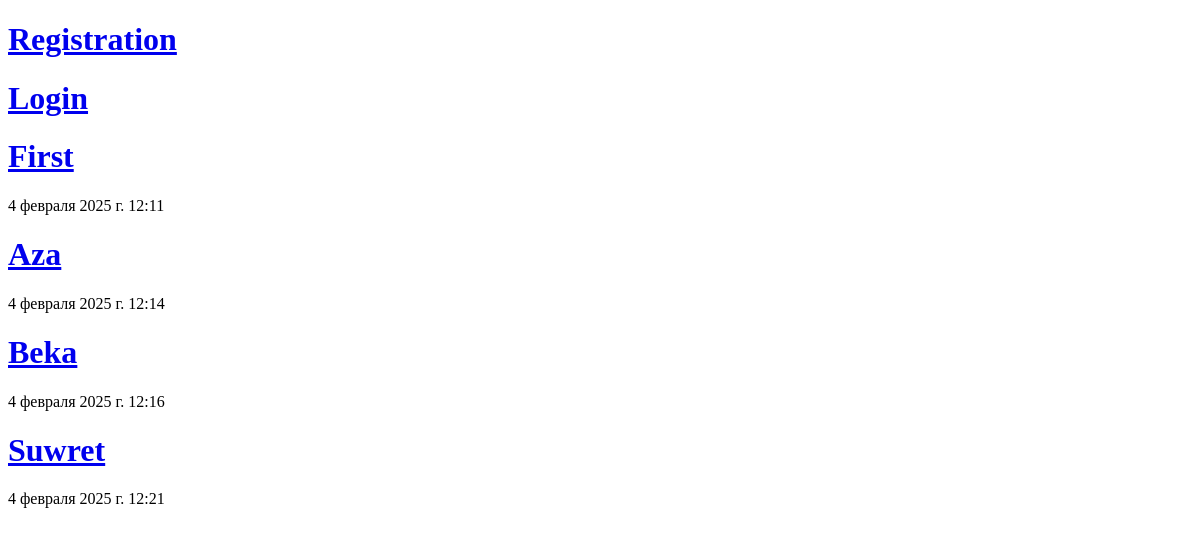
Before: / with the older database file.
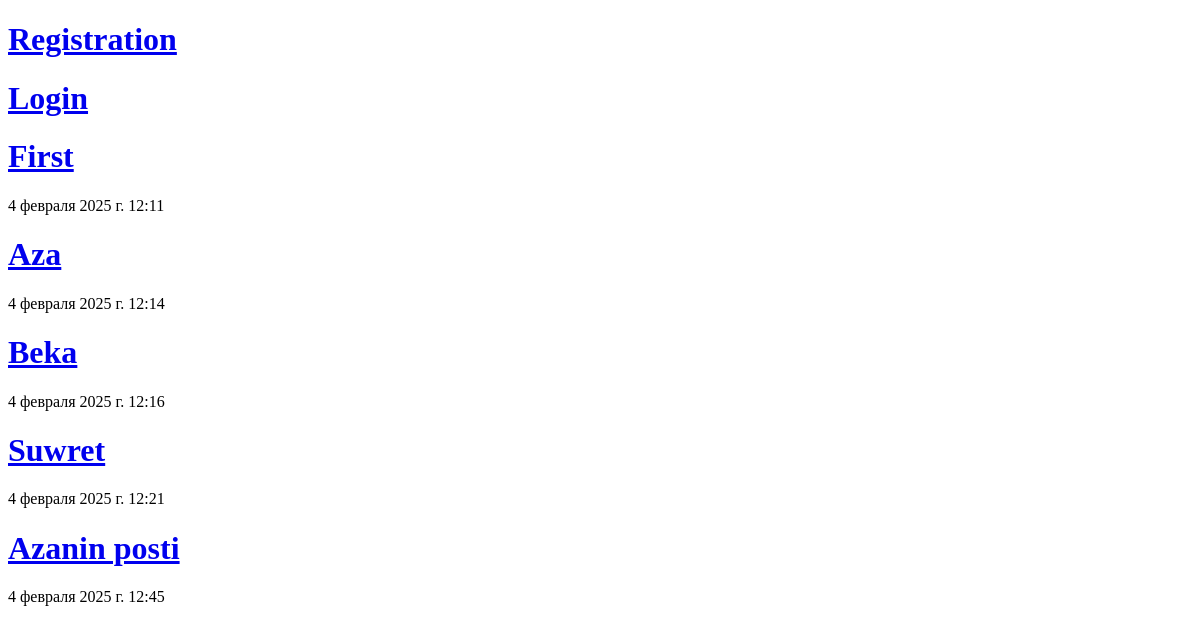
After: the same page with the newer database file.
### blog/models.py (models this page shows)
class BlogModel(models.Model):
    title = models.CharField(max_length=255,)
    post = models.TextField()
    pub_date = models.DateTimeField(
        auto_now=True,auto_created=True
    )
    image = models.ImageField(
        upload_to='media/images/',
        blank=True,null=True)
    author = models.ForeignKey(
        User,on_delete=models.CASCADE)

### blog/views.py (the view)
# urls.py: path('',views.homepage,name='home'),
def homepage(request):
    posts = models.BlogModel.objects.all()
    return render(request,'home.html',{'posts':posts})

### templates/home.html (shortened to what this page needs)
<!DOCTYPE html>
<html lang="en">
<head>
</head>
<body>
    {% if user.is_authenticated %}
        <h1>{{user.username}}</h1>
        <a href="{% url 'logout' %}">Logout</a>
        <a href="{% url 'create_post' %}">Create Post</a>
    {% else %}
        <h1><a href="{% url 'register' %}">Registration</a></h1>
        <h1><a href="{% url 'login' %}">Login</a></h1>
    {% endif %}
    {% for post in posts %}
       <a href="{% url 'detail' post.id %}"> <h1>{{post.title}}</h1></a>
        <p>{{post.pub_date}}</p>
    {% endfor %}
</body>
</html>

Changed rows visible on the page:
added BlogModel: title "Azanin posti", pub_date "4 февраля 2025 г. 12:45"
